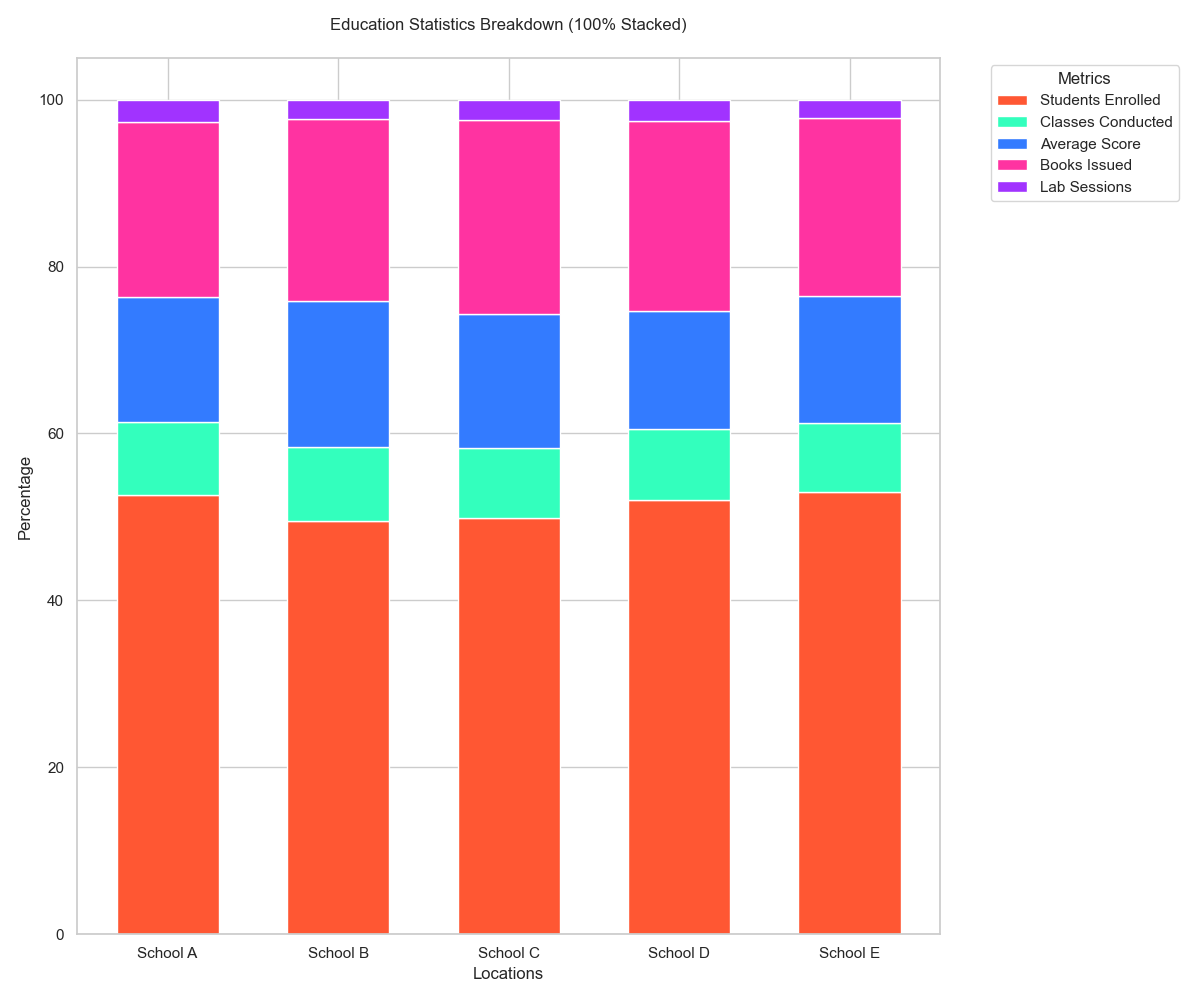

Recreate this plot in Python.

import pandas as pd
import numpy as np
import seaborn as sns
import matplotlib.pyplot as plt

data = [
    {'Location': 'School A', 'Students Enrolled': 300, 'Classes Conducted': 50, 'Average Score': 85, 'Books Issued': 120, 'Lab Sessions': 15},
    {'Location': 'School B', 'Students Enrolled': 250, 'Classes Conducted': 45, 'Average Score': 88, 'Books Issued': 110, 'Lab Sessions': 12},
    {'Location': 'School C', 'Students Enrolled': 280, 'Classes Conducted': 47, 'Average Score': 90, 'Books Issued': 130, 'Lab Sessions': 14},
    {'Location': 'School D', 'Students Enrolled': 320, 'Classes Conducted': 52, 'Average Score': 87, 'Books Issued': 140, 'Lab Sessions': 16},
    {'Location': 'School E', 'Students Enrolled': 310, 'Classes Conducted': 48, 'Average Score': 89, 'Books Issued': 125, 'Lab Sessions': 13}
]

df = pd.DataFrame(data)
df.set_index('Location', inplace=True)

df_percentage = df.div(df.sum(axis=1), axis=0) * 100

plt.figure(figsize=(12, 10))

bottom = np.zeros(len(df))

colors = ['#FF5733', '#33FFBD', '#337BFF', '#FF33A1', '#A133FF']

for i, col in enumerate(df.columns):
    plt.bar(df_percentage.index, df_percentage[col], bottom=bottom, label=col, color=colors[i], width=0.6)
    bottom += df_percentage[col]

plt.xlabel('Locations')
plt.ylabel('Percentage')
plt.title('Education Statistics Breakdown (100% Stacked)', pad=20)
plt.legend(title='Metrics', bbox_to_anchor=(1.05, 1), loc='upper left')

plt.tight_layout()
plt.show()
